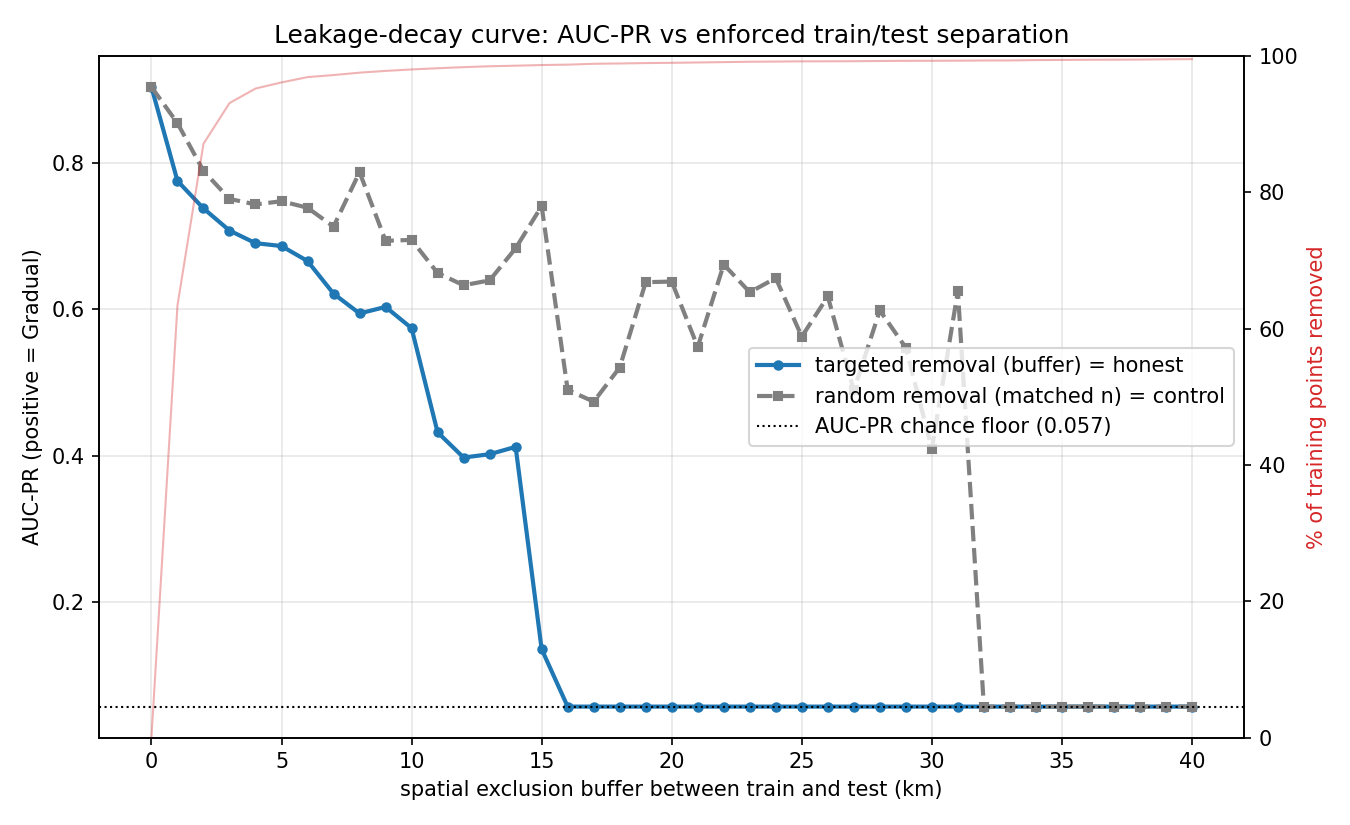

Generate this figure with Python:
"""Leakage-decay curve: size the spatial buffer empirically.

Settled with the user (develop-model interview, 2026-07-08):
  * Start from the SAME random split verify-ml used (seed 8) so buffer r=0
    reproduces the leaky AUC-PR ~= 0.90 reported by baseline_and_shuffle.py.
  * Sweep a spatial exclusion buffer r = 0..40 km in 1 km steps: at each r,
    drop every TRAIN point within r (great-circle) of ANY test point, refit,
    score the fixed test set. AUC-PR falls and plateaus; the plateau is the
    effective leakage range and sets the interpolation-case (A) buffer.
  * CONTROL curve: remove the SAME NUMBER of train points AT RANDOM (matched
    sample size, spatially untargeted). The gap targeted-vs-control separates
    leakage (what we want to remove) from mere data loss (a confound). The
    honest buffer is where the TARGETED curve plateaus, cross-checked that the
    gap is what's driving the decline there.

Positive class = 1 (Gradual, minority); headline metric AUC-PR (chance = prevalence).
Distances are great-circle via a haversine BallTree (lat/lon in Alaska: planar
degrees would distort ~2x between 57N and 71N, so we do NOT use Euclidean degrees).

Run: poetry run python diagnostics/leakage_decay.py
"""
import numpy as np
import xgboost as xgb
from sklearn.model_selection import train_test_split
from sklearn.neighbors import BallTree
from sklearn.metrics import average_precision_score, roc_auc_score

from _data import load

EARTH_KM = 6371.0088
SEED = 42
RADII_KM = np.arange(0, 41, 1)   # 0..40 km, 1 km steps


def outside_buffer_mask(train_lat, train_lon, test_lat, test_lon, r_km):
    """Return bool mask over TRAIN points: True == keep (no test point within r_km).

    Great-circle distance via a haversine BallTree built on the test points.
    r_km == 0 keeps everything (a point is never strictly *within* a 0 radius of
    a distinct neighbour; coincident points are handled as within-buffer).
    """
    if r_km <= 0:
        return np.ones(len(train_lat), dtype=bool)
    test_rad = np.radians(np.column_stack([test_lat, test_lon]))
    train_rad = np.radians(np.column_stack([train_lat, train_lon]))
    tree = BallTree(test_rad, metric='haversine')
    n_within = tree.query_radius(train_rad, r=r_km / EARTH_KM, count_only=True)
    return n_within == 0


def _xgb(spw):
    return xgb.XGBClassifier(
        n_estimators=300, max_depth=5, min_child_weight=20, learning_rate=0.05,
        reg_lambda=50, gamma=1, subsample=0.8, colsample_bytree=0.8,
        objective='binary:logistic', eval_metric='aucpr', tree_method='hist',
        scale_pos_weight=spw, random_state=SEED)


def _fit_score(Xtr, ytr, Xte, yte):
    """Fit on a training subset, return (AUC-PR, AUC-ROC) on the fixed test set.

    Returns (nan, nan) if the subset lacks both classes or has no positives.
    """
    if len(np.unique(ytr)) < 2 or (ytr == 1).sum() < 1:
        return np.nan, np.nan
    spw = (ytr == 0).sum() / max((ytr == 1).sum(), 1)
    m = _xgb(spw).fit(Xtr, ytr)
    p = m.predict_proba(Xte)[:, 1]
    return average_precision_score(yte, p), roc_auc_score(yte, p)


def _selftest():
    """Cheap self-checks on the buffer primitive before the sweep runs."""
    # r=0 keeps everything.
    assert outside_buffer_mask(np.array([60.]), np.array([-150.]),
                               np.array([60.]), np.array([-150.]), 0).all()
    # A train point ~1.1 km north of a test point: removed at 2 km, kept at 0.5 km.
    tlat, tlon = np.array([65.01]), np.array([-150.0])   # ~1.11 km north
    xlat, xlon = np.array([65.00]), np.array([-150.0])
    assert outside_buffer_mask(tlat, tlon, xlat, xlon, 2.0)[0] == False, "should be removed at 2km"
    assert outside_buffer_mask(tlat, tlon, xlat, xlon, 0.5)[0] == True, "should be kept at 0.5km"
    # A distant train point (~111 km) is kept at 40 km.
    assert outside_buffer_mask(np.array([66.0]), np.array([-150.0]),
                               xlat, xlon, 40.0)[0] == True
    print("[selftest] buffer primitive OK")


def main():
    _selftest()
    X, y, lat, lon = load(verify=True)
    yv = y.to_numpy()
    prev = yv.mean()

    rng = np.random.default_rng(SEED)
    split_seed = int(rng.integers(0, 100))  # == 8, matches verify-ml
    idx = np.arange(len(y))
    itr, ite = train_test_split(idx, test_size=0.3, random_state=split_seed,
                                shuffle=True, stratify=y)
    Xtr_all, ytr_all = X.iloc[itr], yv[itr]
    Xte, yte = X.iloc[ite], yv[ite]
    lat_tr, lon_tr, lat_te, lon_te = lat[itr], lon[itr], lat[ite], lon[ite]
    n_tr = len(itr)
    print(f"split seed={split_seed}  train={n_tr}  test={len(ite)}  "
          f"pos(Gradual) prevalence={prev:.4f}  AUC-PR floor={prev:.4f}\n")

    print(f"{'r_km':>5} {'keep':>6} {'removed%':>9} {'tgt_AUCPR':>10} "
          f"{'ctl_AUCPR':>10} {'gap':>7} {'tgt_ROC':>8}")
    print("-" * 62)
    results = []
    ctl_rng = np.random.default_rng(SEED)
    for r in RADII_KM:
        keep = outside_buffer_mask(lat_tr, lon_tr, lat_te, lon_te, float(r))
        n_removed = int((~keep).sum())
        tgt_ap, tgt_roc = _fit_score(Xtr_all[keep], ytr_all[keep], Xte, yte)

        # Control: drop the same COUNT at random from the full training pool.
        if n_removed == 0:
            ctl_ap = tgt_ap
        else:
            perm = ctl_rng.permutation(n_tr)
            ctl_keep = np.ones(n_tr, dtype=bool)
            ctl_keep[perm[:n_removed]] = False
            ctl_ap, _ = _fit_score(Xtr_all[ctl_keep], ytr_all[ctl_keep], Xte, yte)

        gap = (ctl_ap - tgt_ap) if np.isfinite(ctl_ap) and np.isfinite(tgt_ap) else np.nan
        results.append((int(r), int(keep.sum()), n_removed, tgt_ap, ctl_ap, gap, tgt_roc))
        print(f"{r:>5} {keep.sum():>6} {100*n_removed/n_tr:>8.1f}% {tgt_ap:>10.4f} "
              f"{ctl_ap:>10.4f} {gap:>7.4f} {tgt_roc:>8.4f}")

    # Plateau of the TARGETED curve: first r where the next 3 km change < 0.01.
    aps = np.array([row[3] for row in results], dtype=float)
    plateau_r = None
    for i in range(len(aps) - 3):
        window = aps[i:i + 4]
        if np.all(np.isfinite(window)) and (window.max() - window.min()) < 0.01:
            plateau_r = results[i][0]
            break
    print("\n" + "=" * 62)
    if plateau_r is not None:
        r0_ap = results[0][3]
        pl_ap = aps[[row[0] for row in results].index(plateau_r)]
        print(f"random-split (r=0) AUC-PR = {r0_ap:.4f}  (leaky reference)")
        print(f"targeted curve plateaus at r ~= {plateau_r} km, AUC-PR ~= {pl_ap:.4f}")
        print(f"=> recommended interpolation-case (A) buffer ~= {plateau_r} km")
    else:
        print("no clear plateau within 40 km (training pool likely depleted first) --")
        print("read the table: the informative regime is where 'removed%' < ~80%.")
    print("At large r 'removed%' -> ~100%: a dispersed random test set cannot sustain")
    print("a large clean buffer. That is the argument for BLOCK holdout in case (B).")

    try:
        _plot(results, prev)
    except Exception as e:
        print(f"(plot skipped: {e})")


def _plot(results, prev):
    import matplotlib
    matplotlib.use('Agg')
    import matplotlib.pyplot as plt
    r = [x[0] for x in results]
    tgt = [x[3] for x in results]
    ctl = [x[4] for x in results]
    removed = [100 * x[2] / (x[1] + x[2]) if (x[1] + x[2]) else 0 for x in results]
    fig, ax = plt.subplots(figsize=(9, 5.5))
    ax.plot(r, tgt, 'o-', lw=2, ms=4, label='targeted removal (buffer) = honest')
    ax.plot(r, ctl, 's--', lw=2, ms=4, color='gray', label='random removal (matched n) = control')
    ax.axhline(prev, color='k', ls=':', lw=1, label=f'AUC-PR chance floor ({prev:.3f})')
    ax.set_xlabel('spatial exclusion buffer between train and test (km)')
    ax.set_ylabel('AUC-PR (positive = Gradual)')
    ax.set_title('Leakage-decay curve: AUC-PR vs enforced train/test separation')
    ax.legend(loc='center right')
    ax.grid(alpha=0.3)
    ax2 = ax.twinx()
    ax2.plot(r, removed, color='tab:red', alpha=0.35, lw=1)
    ax2.set_ylabel('% of training points removed', color='tab:red')
    ax2.set_ylim(0, 100)
    fig.tight_layout()
    out = 'diagnostics/leakage_decay.png'
    fig.savefig(out, dpi=150)
    print(f"saved {out}")


if __name__ == '__main__':
    main()
